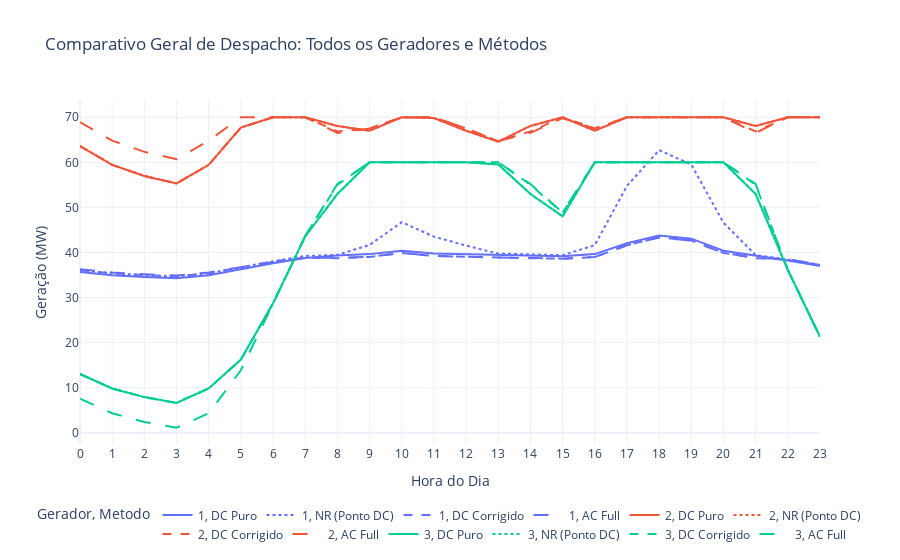

Notebook source saved alongside this figure:
### Code cell
# 1. Preparação dos Nomes e Dados
gen_names = [gen.id for gen in NET.generators]
horas = list(range(H))

def build_df(data, label):
    df = pd.DataFrame(data, columns=gen_names)
    df['Hora'] = horas
    df['Metodo'] = label
    return df

# Unificando as estratégias
df_all = pd.concat([
    build_df(generations_dc, "DC Puro"),
    build_df(generations_nr, "NR (Ponto DC)"),
    build_df(generations_dc_corr, "DC Corrigido"),
    build_df(generations_ac, "AC Full")
])

# 2. "Derretendo" os dados para o formato longo
df_melt = df_all.melt(id_vars=['Hora', 'Metodo'], var_name='Gerador', value_name='MW')

# 3. Plotagem em Plano Único
# Cor = Gerador | Estilo da Linha = Método
fig = px.line(
    df_melt, 
    x="Hora", 
    y="MW", 
    color="Gerador",      # Cada cor é um gerador (G1, G2, Wind...)
    line_dash="Metodo",   # Cada estilo de linha é um método (Puro, NR, Corrigido, AC)
    title="Comparativo Geral de Despacho: Todos os Geradores e Métodos",
    labels={"MW": "Potência Ativa (MW)", "Hora": "Hora do Dia"},
    template="plotly_white"
)

# Melhorando a interatividade
fig.update_layout(
    hovermode="x unified",
    legend=dict(
        orientation="h",
        yanchor="bottom",
        y=-0.3, # Joga a legenda para baixo para não apertar o gráfico
        xanchor="center",
        x=0.5
    ),
    yaxis=dict(title="Geração (MW)"),
    xaxis=dict(tickmode='linear', tick0=0, dtick=1) # Garante que mostre todas as horas
)

fig.show()

### Figure 1 — Plotly figure (JSON) as saved in the notebook; plotly's stock layout.template omitted (floating-point values rounded to 4 significant figures)
{"data": [{"hovertemplate": "Gerador=1<br>Metodo=DC Puro<br>Hora do Dia=%{x}<br>Potência Ativa (MW)=%{y}<extra></extra>", "legendgroup": "1, DC Puro", "line": {"color": "#636efa", "dash": "solid"}, "marker": {"symbol": "circle"}, "mode": "lines", "name": "1, DC Puro", "orientation": "v", "showlegend": true, "type": "scatter", "x": [0, 1, 2, 3, 4, 5, 6, 7, 8, 9, 10, 11, 12, 13, 14, 15, 16, 17, 18, 19, 20, 21, 22, 23], "xaxis": "x", "y": [35.66, 34.97, 34.55, 34.27, 34.97, 36.35, 37.6, 38.79, 39.35, 39.63, 40.37, 39.75, 39.63, 39.5, 39.35, 39.15, 39.63, 42.06, 43.74, 43.07, 40.37, 39.35, 38.2, 37.0], "yaxis": "y"}, {"hovertemplate": "Gerador=1<br>Metodo=NR (Ponto DC)<br>Hora do Dia=%{x}<br>Potência Ativa (MW)=%{y}<extra></extra>", "legendgroup": "1, NR (Ponto DC)", "line": {"color": "#636efa", "dash": "dot"}, "marker": {"symbol": "circle"}, "mode": "lines", "name": "1, NR (Ponto DC)", "orientation": "v", "showlegend": true, "type": "scatter", "x": [0, 1, 2, 3, 4, 5, 6, 7, 8, 9, 10, 11, 12, 13, 14, 15, 16, 17, 18, 19, 20, 21, 22, 23], "xaxis": "x", "y": [36.08, 35.38, 34.97, 34.69, 35.38, 36.78, 38.02, 39.22, 39.47, 41.66, 46.71, 43.51, 41.52, 39.74, 39.58, 39.39, 41.62, 54.77, 62.7, 59.51, 46.59, 39.42, 38.43, 37.24], "yaxis": "y"}, {"hovertemplate": "Gerador=1<br>Metodo=DC Corrigido<br>Hora do Dia=%{x}<br>Potência Ativa (MW)=%{y}<extra></extra>", "legendgroup": "1, DC Corrigido", "line": {"color": "#636efa", "dash": "dash"}, "marker": {"symbol": "circle"}, "mode": "lines", "name": "1, DC Corrigido", "orientation": "v", "showlegend": true, "type": "scatter", "x": [0, 1, 2, 3, 4, 5, 6, 7, 8, 9, 10, 11, 12, 13, 14, 15, 16, 17, 18, 19, 20, 21, 22, 23], "xaxis": "x", "y": [36.08, 35.38, 34.97, 34.69, 35.38, 36.78, 38.02, 38.81, 38.74, 39.01, 39.9, 39.23, 39.01, 38.89, 38.74, 38.6, 39.01, 41.61, 43.35, 42.65, 39.9, 38.74, 38.43, 37.24], "yaxis": "y"}, {"hovertemplate": "Gerador=1<br>Metodo=AC Full<br>Hora do Dia=%{x}<br>Potência Ativa (MW)=%{y}<extra></extra>", "legendgroup": "1, AC Full", "line": {"color": "#636efa", "dash": "longdash"}, "marker": {"symbol": "circle"}, "mode": "lines", "name": "1, AC Full", "orientation": "v", "showlegend": true, "type": "scatter", "x": [0, 1, 2, 3, 4, 5, 6, 7, 8, 9, 10, 11, 12, 13, 14, 15, 16, 17, 18, 19, 20, 21, 22, 23], "xaxis": "x", "y": [36.27, 35.57, 35.15, 34.87, 35.57, 36.69, 37.88, 38.8, 38.8, 39.01, 39.89, 39.23, 39.01, 38.88, 38.8, 38.63, 39.01, 41.6, 43.33, 42.64, 39.89, 38.8, 38.48, 37.28], "yaxis": "y"}, {"hovertemplate": "Gerador=2<br>Metodo=DC Puro<br>Hora do Dia=%{x}<br>Potência Ativa (MW)=%{y}<extra></extra>", "legendgroup": "2, DC Puro", "line": {"color": "#EF553B", "dash": "solid"}, "marker": {"symbol": "circle"}, "mode": "lines", "name": "2, DC Puro", "orientation": "v", "showlegend": true, "type": "scatter", "x": [0, 1, 2, 3, 4, 5, 6, 7, 8, 9, 10, 11, 12, 13, 14, 15, 16, 17, 18, 19, 20, 21, 22, 23], "xaxis": "x", "y": [63.58, 59.45, 56.97, 55.32, 59.45, 67.71, 70.0, 70.0, 68.07, 67.01, 70.0, 69.82, 67.01, 64.58, 68.07, 70.0, 67.01, 70.0, 70.0, 70.0, 70.0, 68.07, 70.0, 70.0], "yaxis": "y"}, {"hovertemplate": "Gerador=2<br>Metodo=NR (Ponto DC)<br>Hora do Dia=%{x}<br>Potência Ativa (MW)=%{y}<extra></extra>", "legendgroup": "2, NR (Ponto DC)", "line": {"color": "#EF553B", "dash": "dot"}, "marker": {"symbol": "circle"}, "mode": "lines", "name": "2, NR (Ponto DC)", "orientation": "v", "showlegend": true, "type": "scatter", "x": [0, 1, 2, 3, 4, 5, 6, 7, 8, 9, 10, 11, 12, 13, 14, 15, 16, 17, 18, 19, 20, 21, 22, 23], "xaxis": "x", "y": [63.58, 59.45, 56.97, 55.32, 59.45, 67.71, 70.0, 70.0, 68.07, 67.01, 70.0, 69.82, 67.01, 64.58, 68.07, 70.0, 67.01, 70.0, 70.0, 70.0, 70.0, 68.07, 70.0, 70.0], "yaxis": "y"}, {"hovertemplate": "Gerador=2<br>Metodo=DC Corrigido<br>Hora do Dia=%{x}<br>Potência Ativa (MW)=%{y}<extra></extra>", "legendgroup": "2, DC Corrigido", "line": {"color": "#EF553B", "dash": "dash"}, "marker": {"symbol": "circle"}, "mode": "lines", "name": "2, DC Corrigido", "orientation": "v", "showlegend": true, "type": "scatter", "x": [0, 1, 2, 3, 4, 5, 6, 7, 8, 9, 10, 11, 12, 13, 14, 15, 16, 17, 18, 19, 20, 21, 22, 23], "xaxis": "x", "y": [63.58, 59.45, 56.97, 55.32, 59.45, 67.71, 70.0, 70.0, 66.86, 67.5, 70.0, 70.0, 67.5, 64.7, 66.86, 70.0, 67.5, 70.0, 70.0, 70.0, 70.0, 66.86, 70.0, 70.0], "yaxis": "y"}, {"hovertemplate": "Gerador=2<br>Metodo=AC Full<br>Hora do Dia=%{x}<br>Potência Ativa (MW)=%{y}<extra></extra>", "legendgroup": "2, AC Full", "line": {"color": "#EF553B", "dash": "longdash"}, "marker": {"symbol": "circle"}, "mode": "lines", "name": "2, AC Full", "orientation": "v", "showlegend": true, "type": "scatter", "x": [0, 1, 2, 3, 4, 5, 6, 7, 8, 9, 10, 11, 12, 13, 14, 15, 16, 17, 18, 19, 20, 21, 22, 23], "xaxis": "x", "y": [68.91, 64.79, 62.33, 60.68, 64.79, 70.0, 70.0, 70.0, 66.53, 67.5, 70.0, 70.0, 67.5, 64.7, 66.53, 69.79, 67.5, 70.0, 70.0, 70.0, 70.0, 66.53, 70.0, 70.0], "yaxis": "y"}, {"hovertemplate": "Gerador=3<br>Metodo=DC Puro<br>Hora do Dia=%{x}<br>Potência Ativa (MW)=%{y}<extra></extra>", "legendgroup": "3, DC Puro", "line": {"color": "#00cc96", "dash": "solid"}, "marker": {"symbol": "circle"}, "mode": "lines", "name": "3, DC Puro", "orientation": "v", "showlegend": true, "type": "scatter", "x": [0, 1, 2, 3, 4, 5, 6, 7, 8, 9, 10, 11, 12, 13, 14, 15, 16, 17, 18, 19, 20, 21, 22, 23], "xaxis": "x", "y": [13.03, 9.826, 7.906, 6.626, 9.826, 16.23, 28.72, 43.56, 52.97, 60.0, 60.0, 60.0, 60.0, 59.53, 52.97, 48.02, 60.0, 60.0, 60.0, 60.0, 60.0, 52.97, 36.13, 21.31], "yaxis": "y"}, {"hovertemplate": "Gerador=3<br>Metodo=NR (Ponto DC)<br>Hora do Dia=%{x}<br>Potência Ativa (MW)=%{y}<extra></extra>", "legendgroup": "3, NR (Ponto DC)", "line": {"color": "#00cc96", "dash": "dot"}, "marker": {"symbol": "circle"}, "mode": "lines", "name": "3, NR (Ponto DC)", "orientation": "v", "showlegend": true, "type": "scatter", "x": [0, 1, 2, 3, 4, 5, 6, 7, 8, 9, 10, 11, 12, 13, 14, 15, 16, 17, 18, 19, 20, 21, 22, 23], "xaxis": "x", "y": [13.03, 9.826, 7.906, 6.626, 9.826, 16.23, 28.72, 43.56, 52.97, 60.0, 60.0, 60.0, 60.0, 59.53, 52.97, 48.02, 60.0, 60.0, 60.0, 60.0, 60.0, 52.97, 36.13, 21.31], "yaxis": "y"}, {"hovertemplate": "Gerador=3<br>Metodo=DC Corrigido<br>Hora do Dia=%{x}<br>Potência Ativa (MW)=%{y}<extra></extra>", "legendgroup": "3, DC Corrigido", "line": {"color": "#00cc96", "dash": "dash"}, "marker": {"symbol": "circle"}, "mode": "lines", "name": "3, DC Corrigido", "orientation": "v", "showlegend": true, "type": "scatter", "x": [0, 1, 2, 3, 4, 5, 6, 7, 8, 9, 10, 11, 12, 13, 14, 15, 16, 17, 18, 19, 20, 21, 22, 23], "xaxis": "x", "y": [13.03, 9.826, 7.906, 6.626, 9.826, 16.23, 28.72, 43.67, 55.03, 60.0, 60.0, 60.0, 60.0, 60.0, 55.03, 48.77, 60.0, 60.0, 60.0, 60.0, 60.0, 55.03, 36.13, 21.31], "yaxis": "y"}, {"hovertemplate": "Gerador=3<br>Metodo=AC Full<br>Hora do Dia=%{x}<br>Potência Ativa (MW)=%{y}<extra></extra>", "legendgroup": "3, AC Full", "line": {"color": "#00cc96", "dash": "longdash"}, "marker": {"symbol": "circle"}, "mode": "lines", "name": "3, AC Full", "orientation": "v", "showlegend": true, "type": "scatter", "x": [0, 1, 2, 3, 4, 5, 6, 7, 8, 9, 10, 11, 12, 13, 14, 15, 16, 17, 18, 19, 20, 21, 22, 23], "xaxis": "x", "y": [7.541, 4.324, 2.393, 1.106, 4.324, 13.86, 28.67, 43.66, 55.19, 60.0, 60.0, 60.0, 60.0, 60.0, 55.19, 48.89, 60.0, 60.0, 60.0, 60.0, 60.0, 55.19, 36.09, 21.26], "yaxis": "y"}], "layout": {"hovermode": "x unified", "legend": {"orientation": "h", "title": {"text": "Gerador, Metodo"}, "tracegroupgap": 0, "x": 0.5, "xanchor": "center", "y": -0.3, "yanchor": "bottom"}, "title": {"text": "Comparativo Geral de Despacho: Todos os Geradores e Métodos"}, "xaxis": {"anchor": "y", "domain": [0, 1], "dtick": 1, "tick0": 0, "tickmode": "linear", "title": {"text": "Hora do Dia"}}, "yaxis": {"anchor": "x", "domain": [0, 1], "title": {"text": "Geração (MW)"}}}}
